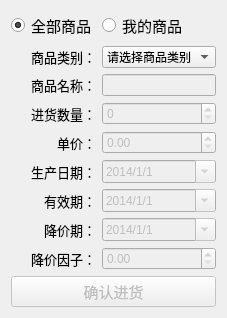
          <widget class="QWidget" name="page_seller">
           <layout class="QGridLayout" name="gridLayout_4" columnstretch="1,1">
            <item row="2" column="0">
             <widget class="QLabel" name="label_name">
              <property name="font">
               <font>
                <pointsize>10</pointsize>
               </font>
              </property>
              <property name="text">
               <string>商品名称：</string>
              </property>
              <property name="alignment">
               <set>Qt::AlignRight|Qt::AlignTrailing|Qt::AlignVCenter</set>
              </property>
             </widget>
            </item>
            <item row="2" column="1">
             <widget class="QLineEdit" name="lineEdit_name">
              <property name="enabled">
               <bool>false</bool>
              </property>
             </widget>
            </item>
            <item row="1" column="1">
             <widget class="QComboBox" name="comboBox">
              <property name="currentText">
               <string>请选择商品类别</string>
              </property>
              <item>
               <property name="text">
                <string>请选择商品类别</string>
               </property>
              </item>
              <item>
               <property name="text">
                <string>食品</string>
               </property>
              </item>
              <item>
               <property name="text">
                <string>电子产品</string>
               </property>
              </item>
              <item>
               <property name="text">
                <string>生活用品</string>
               </property>
              </item>
             </widget>
            </item>
            <item row="1" column="0">
             <widget class="QLabel" name="label_class">
              <property name="font">
               <font>
                <pointsize>10</pointsize>
               </font>
              </property>
              <property name="text">
               <string>商品类别：</string>
              </property>
              <property name="alignment">
               <set>Qt::AlignRight|Qt::AlignTrailing|Qt::AlignVCenter</set>
              </property>
             </widget>
            </item>
            <item row="3" column="0">
             <widget class="QLabel" name="label_in">
              <property name="font">
               <font>
                <family>微软雅黑</family>
                <pointsize>10</pointsize>
               </font>
              </property>
              <property name="text">
               <string>进货数量：</string>
              </property>
              <property name="alignment">
               <set>Qt::AlignRight|Qt::AlignTrailing|Qt::AlignVCenter</set>
              </property>
             </widget>
            </item>
            <item row="3" column="1">
             <widget class="QSpinBox" name="spinBox_seller">
              <property name="enabled">
               <bool>false</bool>
              </property>
              <property name="sizePolicy">
               <sizepolicy hsizetype="Preferred" vsizetype="Fixed">
                <horstretch>0</horstretch>
                <verstretch>0</verstretch>
               </sizepolicy>
              </property>
              <property name="readOnly">
               <bool>false</bool>
              </property>
              <property name="maximum">
               <number>9999</number>
              </property>
             </widget>
            </item>
            <item row="4" column="0">
             <widget class="QLabel" name="label_unit">
              <property name="font">
               <font>
                <family>微软雅黑</family>
                <pointsize>10</pointsize>
               </font>
              </property>
              <property name="text">
               <string>单价：</string>
              </property>
              <property name="alignment">
               <set>Qt::AlignRight|Qt::AlignTrailing|Qt::AlignVCenter</set>
              </property>
             </widget>
            </item>
            <item row="5" column="0">
             <widget class="QLabel" name="label_produce">
              <property name="font">
               <font>
                <family>微软雅黑</family>
                <pointsize>10</pointsize>
               </font>
              </property>
              <property name="text">
               <string>生产日期：</string>
              </property>
              <property name="alignment">
               <set>Qt::AlignRight|Qt::AlignTrailing|Qt::AlignVCenter</set>
              </property>
             </widget>
            </item>
            <item row="6" column="1">
             <widget class="QDateEdit" name="dateEdit_validity">
              <property name="enabled">
               <bool>false</bool>
              </property>
              <property name="sizePolicy">
               <sizepolicy hsizetype="Preferred" vsizetype="Fixed">
                <horstretch>0</horstretch>
                <verstretch>0</verstretch>
               </sizepolicy>
              </property>
              <property name="displayFormat">
               <string>yyyy/M/d</string>
              </property>
              <property name="calendarPopup">
               <bool>true</bool>
              </property>
              <property name="date">
               <date>
                <year>2014</year>
                <month>1</month>
                <day>1</day>
               </date>
              </property>
             </widget>
            </item>
            <item row="7" column="0">
             <widget class="QLabel" name="label_reduce">
              <property name="font">
               <font>
                <family>微软雅黑</family>
                <pointsize>10</pointsize>
               </font>
              </property>
              <property name="text">
               <string>降价期：</string>
              </property>
              <property name="alignment">
               <set>Qt::AlignRight|Qt::AlignTrailing|Qt::AlignVCenter</set>
              </property>
             </widget>
            </item>
            <item row="6" column="0">
             <widget class="QLabel" name="label_validity">
              <property name="font">
               <font>
                <family>微软雅黑</family>
                <pointsize>10</pointsize>
               </font>
              </property>
              <property name="text">
               <string>有效期：</string>
              </property>
              <property name="alignment">
               <set>Qt::AlignRight|Qt::AlignTrailing|Qt::AlignVCenter</set>
              </property>
             </widget>
            </item>
            <item row="5" column="1">
             <widget class="QDateEdit" name="dateEdit_produce">
              <property name="enabled">
               <bool>false</bool>
              </property>
              <property name="sizePolicy">
               <sizepolicy hsizetype="Preferred" vsizetype="Fixed">
                <horstretch>0</horstretch>
                <verstretch>0</verstretch>
               </sizepolicy>
              </property>
              <property name="minimumDate">
               <date>
                <year>1970</year>
                <month>9</month>
                <day>14</day>
               </date>
              </property>
              <property name="displayFormat">
               <string>yyyy/M/d</string>
              </property>
              <property name="calendarPopup">
               <bool>true</bool>
              </property>
              <property name="date">
               <date>
                <year>2014</year>
                <month>1</month>
                <day>1</day>
               </date>
              </property>
             </widget>
            </item>
            <item row="7" column="1">
             <widget class="QDateEdit" name="dateEdit_reduce">
              <property name="enabled">
               <bool>false</bool>
              </property>
              <property name="sizePolicy">
               <sizepolicy hsizetype="Preferred" vsizetype="Fixed">
                <horstretch>0</horstretch>
                <verstretch>0</verstretch>
               </sizepolicy>
              </property>
              <property name="displayFormat">
               <string>yyyy/M/d</string>
              </property>
              <property name="calendarPopup">
               <bool>true</bool>
              </property>
              <property name="date">
               <date>
                <year>2014</year>
                <month>1</month>
                <day>1</day>
               </date>
              </property>
             </widget>
            </item>
            <item row="9" column="0" colspan="2">
             <widget class="QPushButton" name="pushButton_in">
              <property name="enabled">
               <bool>false</bool>
              </property>
              <property name="font">
               <font>
                <family>微软雅黑</family>
                <pointsize>11</pointsize>
               </font>
              </property>
              <property name="text">
               <string>确认进货</string>
              </property>
              <property name="checkable">
               <bool>false</bool>
              </property>
             </widget>
            </item>
            <item row="8" column="0">
             <widget class="QLabel" name="label">
              <property name="font">
               <font>
                <pointsize>10</pointsize>
               </font>
              </property>
              <property name="text">
               <string>降价因子：</string>
              </property>
              <property name="alignment">
               <set>Qt::AlignRight|Qt::AlignTrailing|Qt::AlignVCenter</set>
              </property>
             </widget>
            </item>
            <item row="8" column="1">
             <widget class="QDoubleSpinBox" name="doubleSpinBox_rate">
              <property name="enabled">
               <bool>false</bool>
              </property>
              <property name="sizePolicy">
               <sizepolicy hsizetype="Preferred" vsizetype="Fixed">
                <horstretch>0</horstretch>
                <verstretch>0</verstretch>
               </sizepolicy>
              </property>
              <property name="maximum">
               <double>0.990000000000000</double>
              </property>
              <property name="singleStep">
               <double>0.010000000000000</double>
              </property>
             </widget>
            </item>
            <item row="4" column="1">
             <widget class="QDoubleSpinBox" name="doubleSpinBox_price">
              <property name="enabled">
               <bool>false</bool>
              </property>
              <property name="maximum">
               <double>9999999.990000000223517</double>
              </property>
              <property name="singleStep">
               <double>0.010000000000000</double>
              </property>
             </widget>
            </item>
            <item row="0" column="0">
             <widget class="QRadioButton" name="radioButton_all">
              <property name="font">
               <font>
                <pointsize>11</pointsize>
               </font>
              </property>
              <property name="text">
               <string>全部商品</string>
              </property>
              <property name="checked">
               <bool>true</bool>
              </property>
              <attribute name="buttonGroup">
               <string notr="true">buttonGroup_2</string>
              </attribute>
             </widget>
            </item>
            <item row="0" column="1">
             <widget class="QRadioButton" name="radioButton_mine">
              <property name="font">
               <font>
                <pointsize>11</pointsize>
               </font>
              </property>
              <property name="text">
               <string>我的商品</string>
              </property>
              <attribute name="buttonGroup">
               <string notr="true">buttonGroup_2</string>
              </attribute>
             </widget>
            </item>
           </layout>
          </widget>
